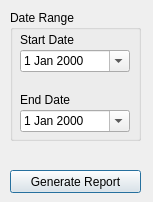
<?xml version="1.0" encoding="UTF-8"?>
<ui version="4.0">
 <class>RangeReportGenerator</class>
 <widget class="QDialog" name="RangeReportGenerator">
  <property name="geometry">
   <rect>
    <x>0</x>
    <y>0</y>
    <width>153</width>
    <height>202</height>
   </rect>
  </property>
  <property name="windowTitle">
   <string>Dialog</string>
  </property>
  <widget class="QGroupBox" name="groupBox">
   <property name="geometry">
    <rect>
     <x>10</x>
     <y>10</y>
     <width>131</width>
     <height>131</height>
    </rect>
   </property>
   <property name="title">
    <string>Date Range</string>
   </property>
   <widget class="QDateEdit" name="startDate">
    <property name="geometry">
     <rect>
      <x>10</x>
      <y>40</y>
      <width>110</width>
      <height>22</height>
     </rect>
    </property>
    <property name="calendarPopup">
     <bool>true</bool>
    </property>
   </widget>
   <widget class="QDateEdit" name="endDate">
    <property name="geometry">
     <rect>
      <x>10</x>
      <y>100</y>
      <width>110</width>
      <height>22</height>
     </rect>
    </property>
    <property name="calendarPopup">
     <bool>true</bool>
    </property>
   </widget>
   <widget class="QLabel" name="label">
    <property name="geometry">
     <rect>
      <x>10</x>
      <y>20</y>
      <width>111</width>
      <height>20</height>
     </rect>
    </property>
    <property name="text">
     <string>Start Date</string>
    </property>
   </widget>
   <widget class="QLabel" name="label_2">
    <property name="geometry">
     <rect>
      <x>10</x>
      <y>80</y>
      <width>111</width>
      <height>20</height>
     </rect>
    </property>
    <property name="text">
     <string>End Date</string>
    </property>
   </widget>
  </widget>
  <widget class="QPushButton" name="generateReport">
   <property name="geometry">
    <rect>
     <x>10</x>
     <y>170</y>
     <width>131</width>
     <height>23</height>
    </rect>
   </property>
   <property name="text">
    <string>Generate Report</string>
   </property>
  </widget>
  <widget class="QLabel" name="errLabel">
   <property name="geometry">
    <rect>
     <x>10</x>
     <y>150</y>
     <width>131</width>
     <height>20</height>
    </rect>
   </property>
   <property name="text">
    <string/>
   </property>
  </widget>
 </widget>
 <resources/>
 <connections/>
</ui>
